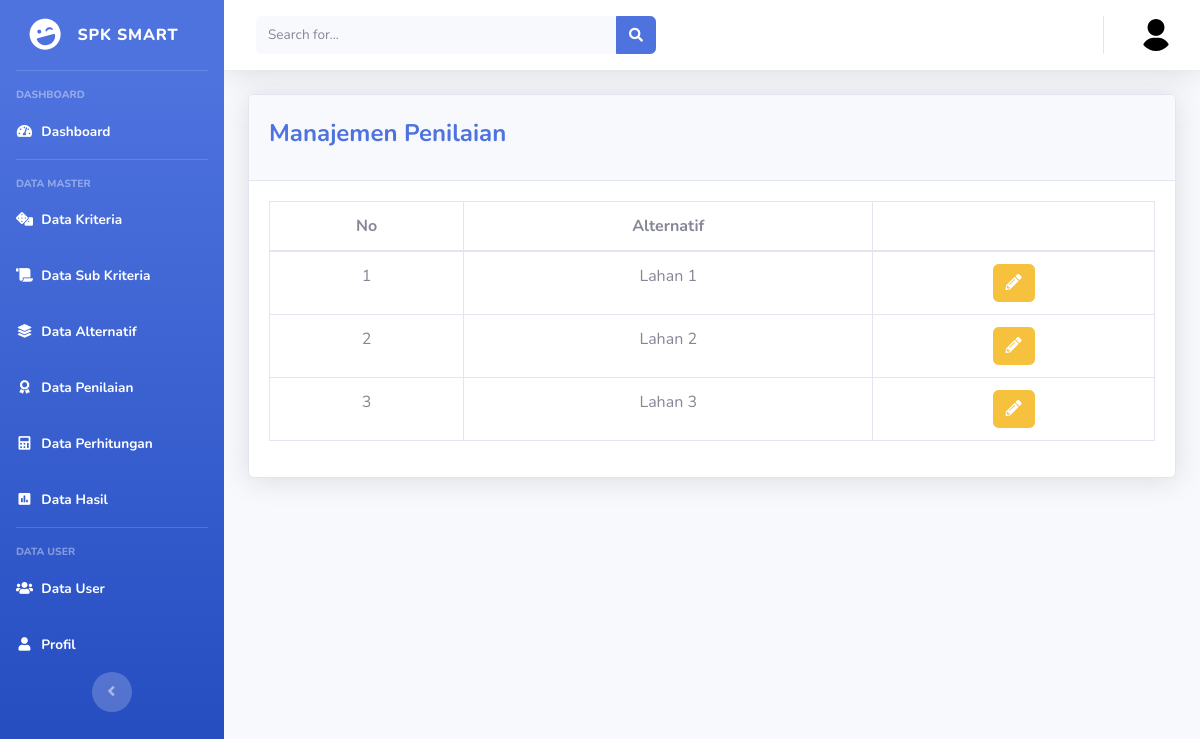
Screenshot of /index.php/datapenilaian with the database file from the repository.
### tables this page shows
CREATE TABLE `alternatif` (
  `id_alternatif` int(5) NOT NULL,
  `nama_alternatif` varchar(100) NOT NULL,
  `alamat` varchar(100) NOT NULL
);

### application/controllers/Datapenilaian.php (called while the page is built, shortened)
<?php
class Datapenilaian extends CI_Controller
{
    public function index()
    {
        $title = "Spk Smart - Data Penilaian";
        $data = [
            'list' => $this->Datapenilaianm->Semuadata(),
            'kriteria' => $this->Datapenilaianm->ambil_data_kriteria(),
            'alternatif' => $this->Datapenilaianm->ambil_data_alternatif(),
            'sub_kriteria' => $this->Datapenilaianm->ambil_data_sub_kriteria(),
            'title' => $title
        ];
        $this->load->view('templates/dasboard_header', $data);
        $this->load->view('penilaian/datapenilaian', $data);
        $this->load->view('templates/dasboard_footer');
    }
}

### index.php (called while the page is built, shortened)
<?php
require_once BASEPATH.'core/CodeIgniter.php';

### application/models/Datapenilaianm.php (called while the page is built, shortened)
<?php
class Datapenilaianm extends CI_Model
{
    public function ambil_data_alternatif()
    {
        $query = $this->db->query("SELECT * FROM alternatif");
        return $query->result_array();
    }
    public function tombol($id_alternatif)
    {
        $query = $this->db->query("SELECT * FROM penilaian WHERE id_alternatif = '$id_alternatif';");
        return $query->num_rows();
    }
}

### application/views/penilaian/datapenilaian.php (the view, shortened to what this page needs)
<div class="container-fluid">
    <div class="card shadow mb-4">
        <div class="card-header py-4">
            <h4 class="font-weight-bold text-primary">Manajemen Penilaian</h4>
        </div>
        <div class="card-body">
            <div class="table-responsive">
                <table class="table table-bordered text-center" id="dataTable" width="100%" cellspacing="0">
                    <thead>
                        <tr>
                            <th>No</th>
                            <th>Alternatif</th>
                            <th></th>
                        </tr>
                    </thead>
                    <tbody>
                        <?php
                        $n = 1;
                        foreach ($alternatif as $key) : ?>
                            <tr>
                                <td><?php echo $n++; ?></td>
                                <td><?php echo $key['nama_alternatif']; ?></td>
                                <?php $cek_tombol = $this->Datapenilaianm->tombol($key['id_alternatif']); ?>
                                <td>
                                    <?php if ($cek_tombol == 0) { ?>
                                        <div class="btn-group">
                                            <a data-toggle="modal" href="#set<?= $key['id_alternatif'] ?>" class="btn btn-success"><i class="fas fa-pencil-alt"></i></a>
                                        </div>
                                    <?php } else { ?>
                                        <div class="btn-group">
                                            <a data-toggle="modal" href="#edit<?= $key['id_alternatif'] ?>" class="btn btn-warning"><i class="fas fa-pencil-alt"></i></a>
                                        </div>
                                    <?php } ?>
                                </td>
                            </tr>
                        <?php endforeach; ?>
                    </tbody>
                </table>
            </div>
        </div>
    </div>
</div>
</div>

### rows the page displays
alternatif: nama_alternatif "Lahan 1"
alternatif: nama_alternatif "Lahan 2"
alternatif: nama_alternatif "Lahan 3"
